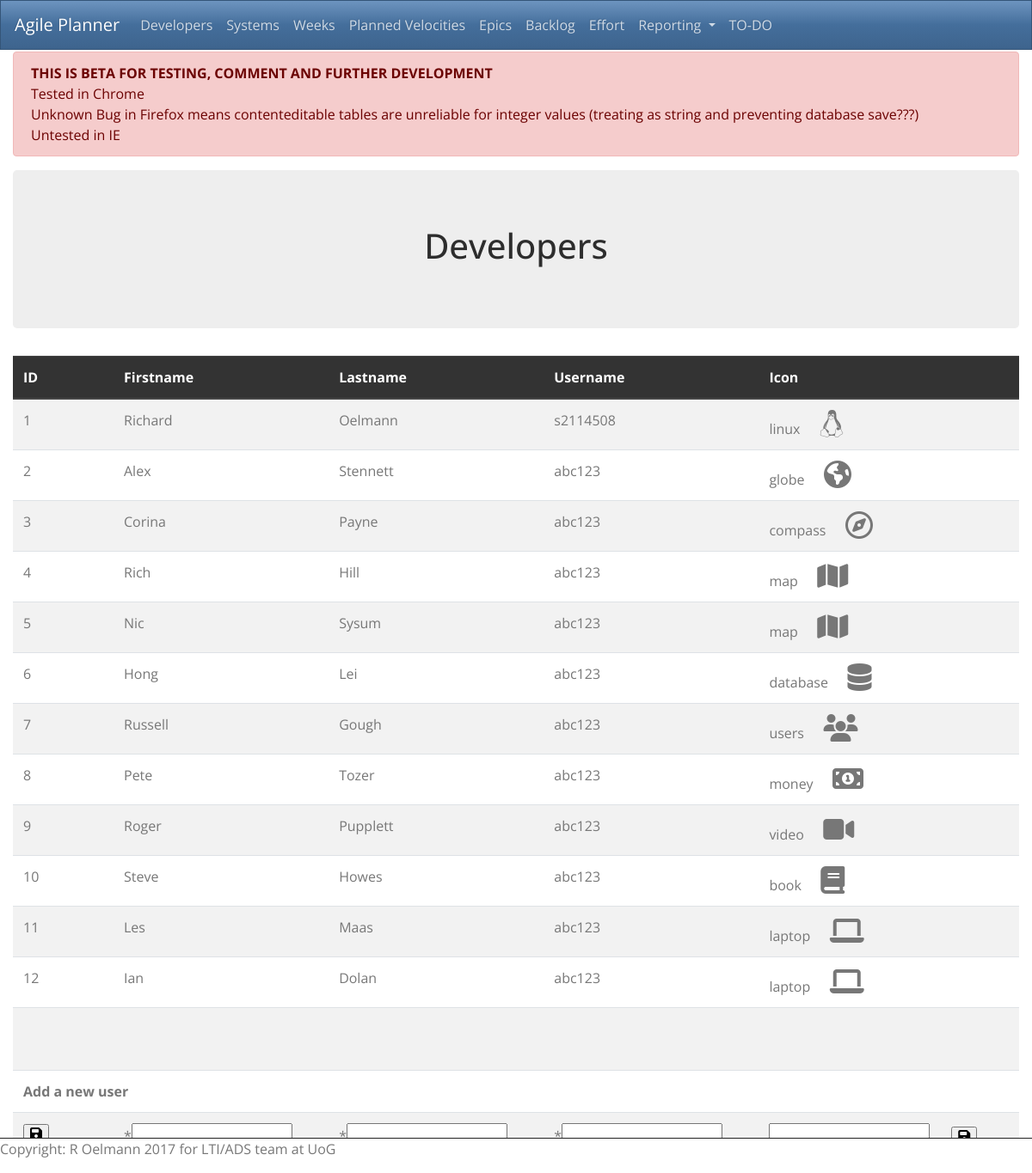
Screenshot of /developers.php with the database file from the repository.
### tables this page shows
CREATE TABLE `developers` (
  `id` int(11) NOT NULL AUTO_INCREMENT,
  `firstname` varchar(45) DEFAULT NULL,
  `lastname` varchar(45) DEFAULT NULL,
  `username` varchar(45) DEFAULT NULL,
  `icon` varchar(45) DEFAULT NULL,
  `imageurl` varchar(100) DEFAULT NULL,
  PRIMARY KEY (`id`)
);

### dbcontroller.php (called while the page is built, shortened)
<?php
class DBController {
    private $host = "localhost";
    private $user = "root";
    private $password = "R0e!m4nn";
    private $database = "agileplan";
    public $conn;
    function __construct() {
        $this->conn = $this->connectDB();
    }
    function connectDB() {
        $conn = mysqli_connect($this->host,$this->user,$this->password,$this->database);
        return $conn;
    }
    function runQuery($query) {
        $result = mysqli_query($this->conn,$query);
        while($row=mysqli_fetch_assoc($result)) {
            $resultset[] = $row;
        }
        if(!empty($resultset))
            return $resultset;
    }
}
?>

### developers.php (the view)
<?php
include('includes/head.php');
echo '<div class="page-wrapper container-fluid page-developers">';
include('includes/navbar.php');
require_once("dbcontroller.php");
$table = 'developers';
$db_handle = new DBController();
$sql = "SELECT * from " . $table;
$dev = $db_handle->runQuery($sql);
?>
<header class="pageheader jumbotron text-center">
    <h1 class="display-5">Developers</h1>
</header>
    <div class="main-content">
        <table class="table table-striped">
            <thead class="thead-dark">
                <tr>
                    <th class="table-header" width="10%">ID</th>
                    <th class="table-header">Firstname</th>
                    <th class="table-header">Lastname</th>
                    <th class="table-header">Username</th>
                    <th class="table-header">Icon</th>
                </tr>
            </thead>
            <tbody>
                <?php
                foreach($dev as $k=>$v) {
                ?>
                    <tr class="table-row">
                        <td contenteditable="false">
                            <?php echo $dev[$k]["id"]; ?>
                        </td>
                        <td contenteditable="true" onBlur="saveToDatabase(this, '<?php echo $table; ?>', 'firstname','<?php echo $dev[$k]["id"]; ?>')" onClick="showEdit(this);">
                            <?php echo $dev[$k]["firstname"]; ?>
                        </td>
                        <td contenteditable="true" onBlur="saveToDatabase(this, '<?php echo $table; ?>','lastname','<?php echo $dev[$k]["id"]; ?>')" onClick="showEdit(this);">
                            <?php echo $dev[$k]["lastname"]; ?>
                        </td>
                        <td contenteditable="true" onBlur="saveToDatabase(this, '<?php echo $table; ?>','username','<?php echo $dev[$k]["id"]; ?>')" onClick="showEdit(this);">
                            <?php echo $dev[$k]["username"]; ?>
                        </td>
                        <td contenteditable="true" onBlur="saveToDatabase(this, '<?php echo $table; ?>','icon','<?php echo $dev[$k]["id"]; ?>')" onClick="showEdit(this);">
                            <?php echo $dev[$k]["icon"]; ?>&nbsp;&nbsp;
                            <i class="fa fa-2x fa-<?php echo $dev[$k]["icon"]; ?>"></i>
                        </td>
                    </tr>
                <?php
                }
                ?>
                <tr>
                    <td colspan=15>
                        <br><br>
                    </td>
                </tr>
                <tr>
                    <th colspan=5>Add a new user</th>
                </tr>
                <form action="newdev.php?t=developers" method="post">
                    <tr class="table-row">
                        <td><input type="submit" name="submit" value="&#xf0c7;" class="fa"></td>
                        <td>*<input type="text" name="firstname" value="" /></td>
                        <td>*<input type="text" name="lastname" value="" /></td>
                        <td>*<input type="text" name="username" value="" /></td>
                        <td><input type="text" name="icon" value="" />&nbsp;&nbsp;&nbsp;&nbsp;&nbsp;&nbsp;<input type="submit" name="submit" value="&#xf0c7;" class="fa"></td>
                    </tr>
                </form>
            </tbody>
        </table>
    </div>
<?php
include('includes/foot.php');
?>

### includes/head.php (shortened to what this page needs)
<!DOCTYPE HTML PUBLIC "-//W3C//DTD HTML 4.01//EN" "http://www.w3.org/TR/html4/strict.dtd">
<html>
    <head>
        <link rel="stylesheet" href="https://maxcdn.bootstrapcdn.com/bootstrap/4.0.0-beta.2/css/bootstrap.min.css">
        <link rel="stylesheet" href="https://maxcdn.bootstrapcdn.com/bootswatch/4.0.0-beta.2/spacelab/bootstrap.min.css">
        <link rel="stylesheet" href="styles/styles.css">
    </head>
    <body>

### includes/navbar.php (shortened to what this page needs)
<nav class="navbar navbar-expand-lg navbar-dark bg-primary fixed-top">
  <a class="navbar-brand" href="index.php">Agile Planner</a>
  <div class="collapse navbar-collapse" id="navbarSupportedContent">
    <ul class="navbar-nav mr-auto">
      <li class="nav-item">
        <a class="nav-link" href="developers.php">Developers</a>
      </li>
      <li class="nav-item">
        <a class="nav-link" href="systems.php">Systems</a>
      </li>
      <li class="nav-item">
        <a class="nav-link" href="weeks.php">Weeks</a>
      </li>
      <li class="nav-item">
        <a class="nav-link" href="velocity.php">Planned Velocities</a>
      </li>
      <li class="nav-item">
        <a class="nav-link" href="epics.php">Epics</a>
      </li>
      <li class="nav-item">
        <a class="nav-link" href="backlog.php">Backlog</a>
      </li>
      <li class="nav-item">
        <a class="nav-link" href="effort.php">Effort</a>
      </li>
      <li class="nav-item dropdown">
        <a class="nav-link dropdown-toggle" href="#" id="navbarDropdown" role="button" data-toggle="dropdown" aria-haspopup="true" aria-expanded="false">
          Reporting
        </a>
      </li>
      <li class="nav-item">
        <a class="nav-link" href="todo.php">TO-DO</a>
      </li>
    </ul>
  </div>
</nav>
<p class="alert alert-danger" style="margin-top:60px"><strong>THIS IS BETA FOR TESTING, COMMENT AND FURTHER DEVELOPMENT</strong><br>Tested in Chrome<br>Unknown Bug in Firefox means contenteditable tables are unreliable for integer values (treating as string and preventing database save???)<br>Untested in IE</p>

### includes/foot.php (shortened to what this page needs)
        </div>
        <footer class="footer fixed-bottom">
            <p>Copyright: R Oelmann 2017 for LTI/ADS team at UoG</p>
        </footer>
    </body>
</html>

### styles/styles.css (style rules this page uses)
footer { background: #fff; border-top: solid 1px #222; }
i.fa { margin-left:10px; margin-right:10px; }

### rows the page displays
developers: id "1", firstname "Richard", lastname "Oelmann", username "s2114508", icon "linux"
developers: id "2", firstname "Alex", lastname "Stennett", username "abc123", icon "globe"
developers: id "3", firstname "Corina", lastname "Payne", username "abc123", icon "compass"
developers: id "4", firstname "Rich", lastname "Hill", username "abc123", icon "map"
developers: id "5", firstname "Nic", lastname "Sysum", username "abc123", icon "map"
developers: id "6", firstname "Hong", lastname "Lei", username "abc123", icon "database"
developers: id "7", firstname "Russell", lastname "Gough", username "abc123", icon "users"
developers: id "8", firstname "Pete", lastname "Tozer", username "abc123", icon "money"
developers: id "9", firstname "Roger", lastname "Pupplett", username "abc123", icon "video"
developers: id "10", firstname "Steve", lastname "Howes", username "abc123", icon "book"
developers: id "11", firstname "Les", lastname "Maas", username "abc123", icon "laptop"
developers: id "12", firstname "Ian", lastname "Dolan", username "abc123", icon "laptop"
